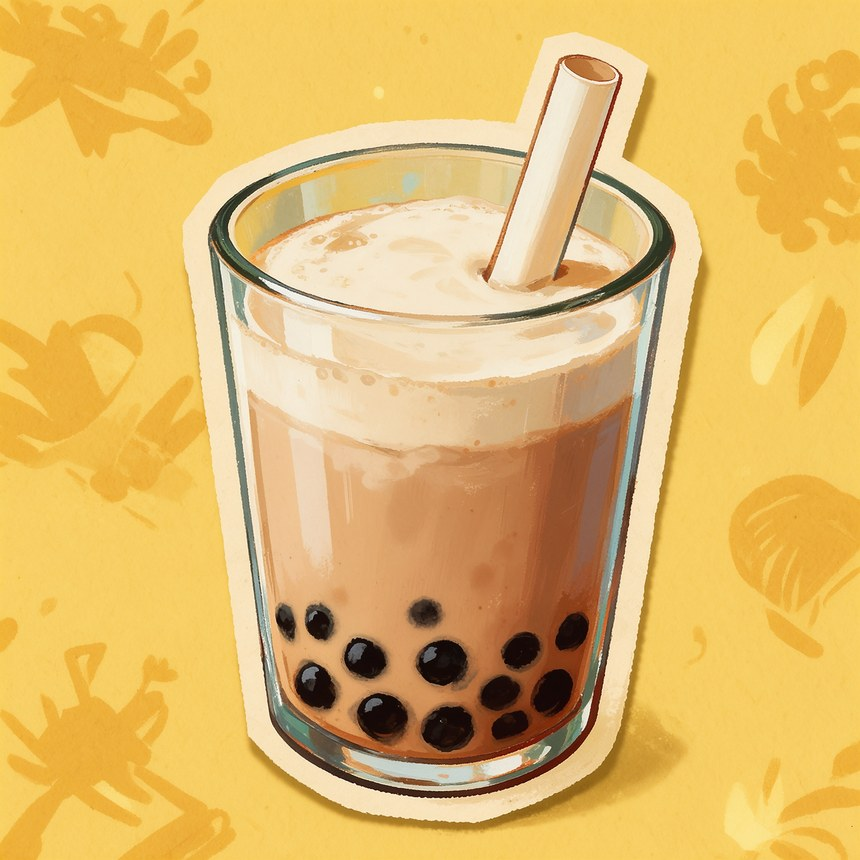
#> input picture assets/dish/01_菜品_奶茶.jpg, 860 x 860 px
$ python -i cutout_generated.py   (imports and definitions only)
#> lines starting #> are read from the running program, lines starting #| are printed output that depends on the picture
# -*- coding: utf-8 -*-
"""生成素材抠图 —— 把「棋盘格伪透明底」的真实透明底还原出来。

问题：ImageGen 声称 background=transparent，实际把棋盘格（227灰 / 255白）画进了 RGB，
       alpha 全 255。需要自己抠。

判据：
  背景 = 亮度高(>=205) 且 近乎无色(|max-min| <= 18) 的灰白像素
  主体 = 黑色锅体 + 奶油米白贴纸描边（描边带黄味，饱和度高，不会误判）

流程：
  1. 灰白判据 → 候选背景
  2. 只删「与画面边界连通」的背景（避免误伤锅内高光）
  3. 保留最大连通域（去掉孤立噪点）
  4. 擦掉右下角生成水印
  5. 羽化 + 裁剪
"""
import os
import numpy as np
from PIL import Image, ImageFilter
from scipy import ndimage

ROOT = os.path.dirname(os.path.dirname(os.path.abspath(__file__)))
GEN = os.path.join(ROOT, "_gen")
OUT = os.path.join(ROOT, "assets", "tool")

BG_MIN_V = 205     # 背景亮度下限
BG_MAX_SAT = 20    # 背景最大色差


def load_generated(path):
    im = Image.open(path).convert("RGB")
    a = np.asarray(im).astype(int)
    r, g, b = a[:, :, 0], a[:, :, 1], a[:, :, 2]
    mx = np.maximum(np.maximum(r, g), b)
    mn = np.minimum(np.minimum(r, g), b)
    sat = mx - mn
    cand = (mx >= BG_MIN_V) & (sat <= BG_MAX_SAT)
    return im, cand


# [37 lines left out: functions border_flood, erase_rect, not called in this run]


def cutout_wok(src, dst, max_size=760):
    im, cand = load_generated(src)
    a = np.asarray(im).astype(int)

    bg = border_flood(cand)
    alpha = np.where(bg, 0, 255).astype(np.uint8)

    # 只保留最大连通域
    lab, n = ndimage.label(alpha > 128)
    if n > 1:
        sizes = ndimage.sum(alpha > 128, lab, index=np.arange(1, n + 1))
        alpha = np.where(lab == (int(np.argmax(sizes)) + 1), alpha, 0).astype(np.uint8)

    # 擦掉右下角生成水印
    h, w = alpha.shape
    erase_rect(alpha, (int(w * 0.76), int(h * 0.945), w, h), feather=2)

    # 羽化边缘
    alpha = np.asarray(Image.fromarray(alpha, "L").filter(ImageFilter.GaussianBlur(0.8))).copy()

    out = Image.fromarray(
        np.stack([np.asarray(im)[:, :, 0], np.asarray(im)[:, :, 1],
                  np.asarray(im)[:, :, 2], alpha], axis=-1).astype(np.uint8),
        "RGBA")

    scale = max_size / max(out.size)
    if scale < 1:
        out = out.resize((int(out.width * scale), int(out.height * scale)), Image.LANCZOS)

    # 裁到可见范围
    bbox = out.getchannel("A").getbbox()
    if bbox:
        pad = 4
        l, t, r, b = bbox
        out = out.crop((max(0, l - pad), max(0, t - pad),
                        min(out.width, r + pad), min(out.height, b + pad)))

    out.save(dst)
    vis = (np.asarray(out.getchannel("A")) > 10).sum() / out.size[0] / out.size[1] * 100
    print(f"[cutout] wok -> {dst}  {out.size}  可见={vis:.1f}%")
    return out


# [13 lines left out: function preview_checker, not called in this run]


# [7 lines not run here, left out]

>>> import cv2
>>> picture = cv2.imread('../assets/dish/01_菜品_奶茶.jpg', cv2.IMREAD_GRAYSCALE)
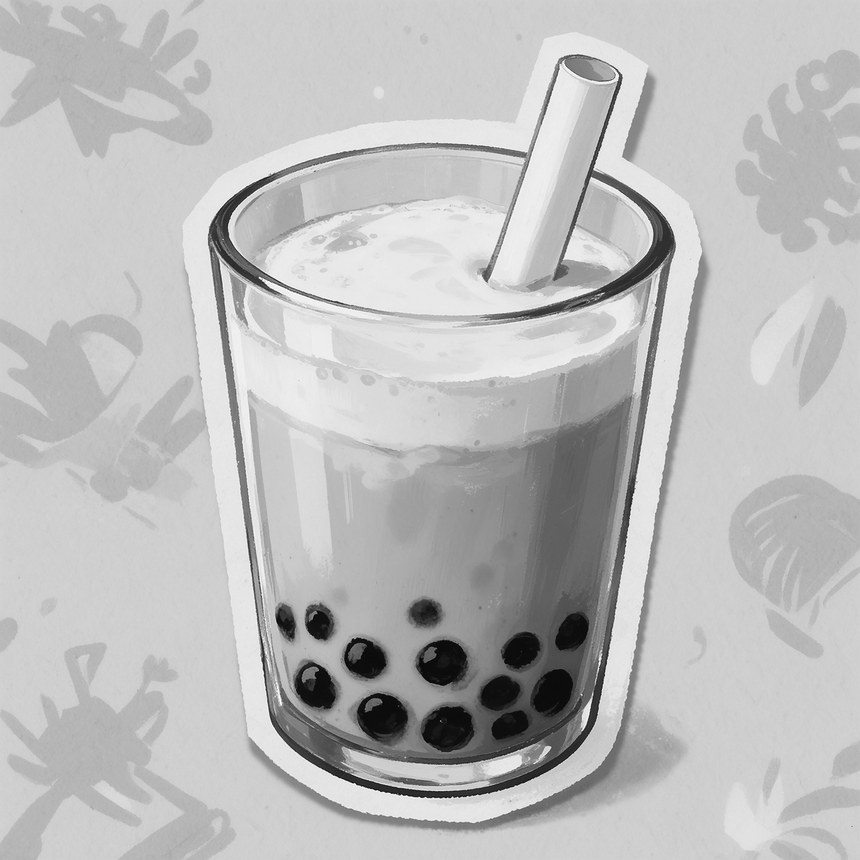
#> picture: shape (860, 860); min 0, max 255, mean 188.4
>>> result = cutout_wok(picture, 'out.png')
#> (the run stopped early here; a loop or call above may not have finished)
